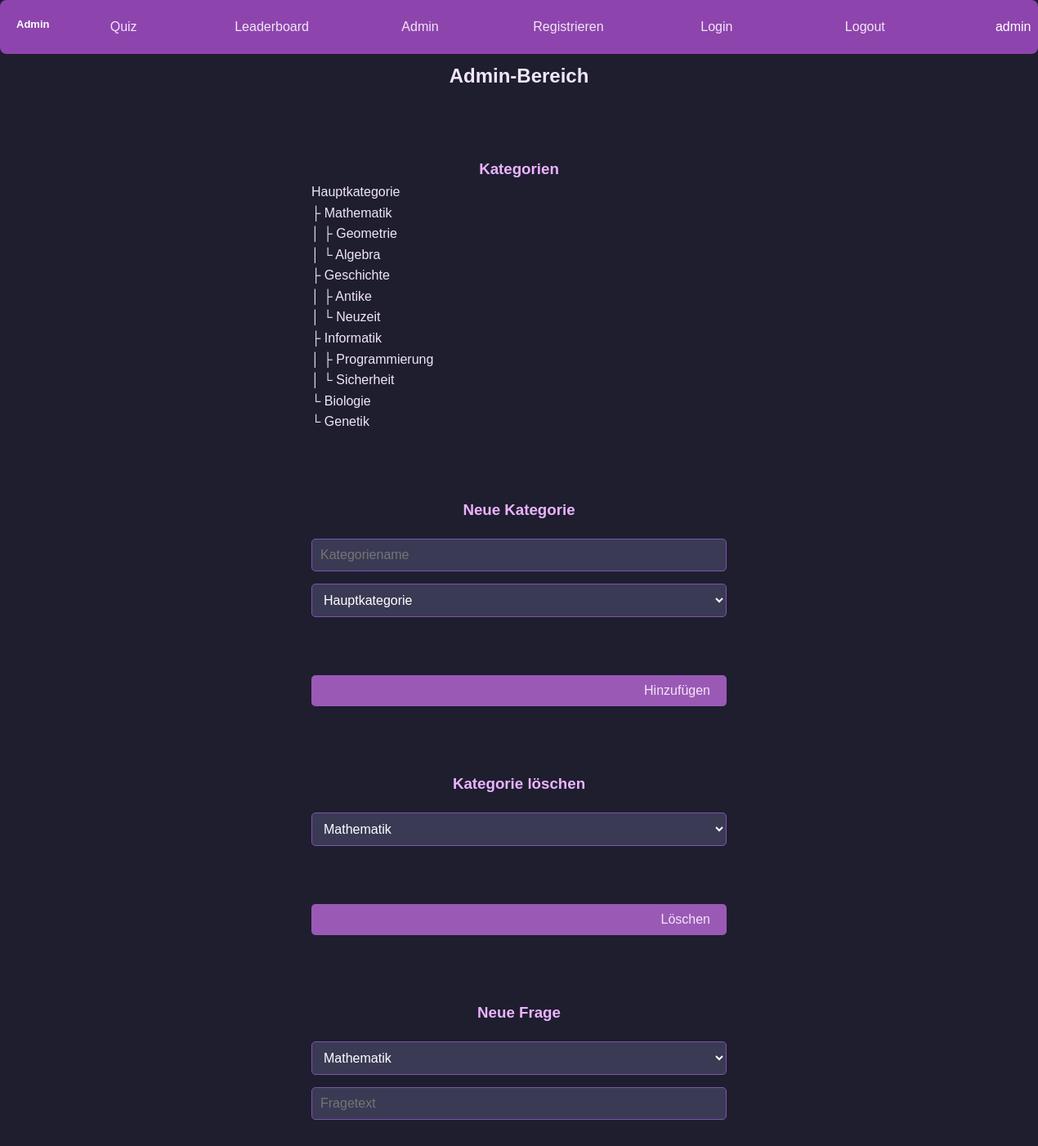
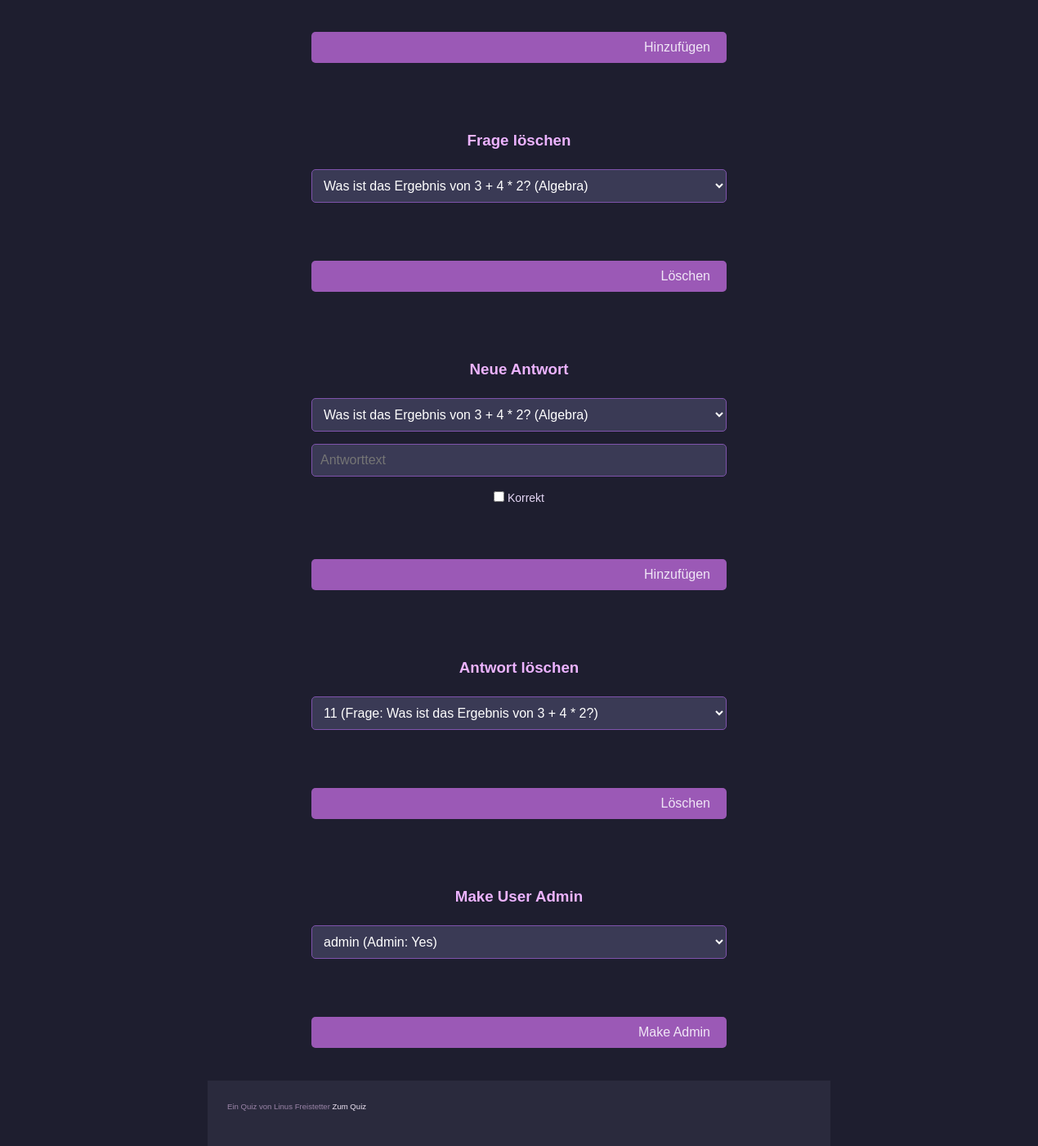
Screenshot of /admin.php (signed in) with the database file from the repository (2 pictures, top to bottom).
### tables this page shows
CREATE TABLE category
(
    id        INT AUTO_INCREMENT PRIMARY KEY,
    name      VARCHAR(255) NOT NULL UNIQUE,
    parent_id INT DEFAULT NULL,
    FOREIGN KEY (parent_id) REFERENCES category (id) ON DELETE SET NULL
);

### admin.php (the view, shortened to what this page needs)
<?php
require 'db.php';
?>
<head>
    <link rel='stylesheet' href='style.css'>
</head>
<body>
<header>
    <h2>Admin</h2>
    <nav>
        <ul>
            <li><a href="quiz.php">Quiz</a></li>
            <li><a href="leaderboard.php">Leaderboard</a></li>
            <li><a href="admin.php">Admin</a></li>
            <li><a href="register.php">Registrieren</a></li>
            <li><a href="login.php">Login</a></li>
            <li><a href="logout.php">Logout</a></li>
            <li><?php
                if (isset($_SESSION['user_id'])) {
                    echo(htmlspecialchars($_SESSION['username']));
                } else {
                    echo "Nicht angemeldet!";
                } ?></li>
        </ul>
    </nav>
</header>
<?php
$categories = $pdo->query("SELECT * FROM category")->fetchAll();
$categories_usable = $pdo->query("SELECT * FROM category WHERE parent_id IS NOT NULL")->fetchAll();
$questions = $pdo->query("SELECT q.id, q.text, c.name FROM question q JOIN category c ON q.category_id = c.id")->fetchAll();
$answers = $pdo->query("SELECT a.id, a.text, q.text AS question FROM answer a JOIN question q ON a.question_id = q.id")->fetchAll();
$users = $pdo->query("SELECT id, username, is_admin FROM user")->fetchAll();
function getCategories($parent_id = null, $prefix = "")
{
    global $pdo;
    $stmt = $pdo->prepare("SELECT id, name FROM category WHERE parent_id " . (is_null($parent_id) ? "IS NULL" : "= :parent_id") . " ORDER BY id ASC");
    if (!is_null($parent_id)) {
        $stmt->bindParam(':parent_id', $parent_id, PDO::PARAM_INT);
    }
    $stmt->execute();
    $categories = $stmt->fetchAll(PDO::FETCH_ASSOC);
    $count = count($categories);
    foreach ($categories as $index => $category) {
        $isLast = ($index === $count - 1);
        echo sprintf("%s%s%s<br>", $prefix, $isLast ? ($parent_id != null ? " └ " : "") : "   ├ ", $category['name']);
        getCategories($category['id'], $prefix . ($isLast ? "   " : "│  "));
    }
}
?>
<link rel="stylesheet" href="style.css">
<h2>Admin-Bereich</h2>
<div class="admin-section">
    <h3>Kategorien</h3>
    <?php getCategories(); ?>
</div>
<div class="admin-section">
    <h3>Neue Kategorie</h3>
    <form method="post">
        <input type="text" name="category_name" placeholder="Kategoriename" required>
        <select name="parent_id">
            <?php foreach ($categories as $cat) {
                echo "<option value='{$cat['id']}'>{$cat['name']}</option>";
            } ?>
        </select>
        <button type="submit" name="new_category">Hinzufügen</button>
    </form>
</div>
<div class="admin-section">
    <h3>Kategorie löschen</h3>
    <form method="post">
        <select name="category_id" required>
            <?php foreach ($categories_usable as $cat) {
                echo "<option value='{$cat['id']}'>{$cat['name']}</option>";
            } ?>
        </select>
        <button type="submit" name="delete_category">Löschen</button>
    </form>
</div>
<div class="admin-section">
    <h3>Neue Frage</h3>
    <form method="post">
        <select name="category_id" required>
            <?php foreach ($categories_usable as $cat) {
                echo "<option value='{$cat['id']}'>{$cat['name']}</option>";
            } ?>
        </select>
        <input type="text" name="question_text" placeholder="Fragetext" required>
        <button type="submit" name="new_question">Hinzufügen</button>
    </form>
</div>
<div class="admin-section">
    <h3>Frage löschen</h3>
    <form method="post">
        <select name="question_id" required>
            <?php foreach ($questions as $q) {
                echo "<option value='{$q['id']}'>{$q['text']} ({$q['name']})</option>";
            } ?>
        </select>
        <button type="submit" name="delete_question">Löschen</button>
    </form>
</div>
<div class="admin-section">
    <h3>Neue Antwort</h3>
    <form method="post">
        <select name="question_id" required>
            <?php foreach ($questions as $q) {
                echo "<option value='{$q['id']}'>{$q['text']} ({$q['name']})</option>";
            } ?>
        </select>
        <input type="text" name="answer_text" placeholder="Antworttext" required>
        <label><input type="checkbox" name="is_correct"> Korrekt</label>
        <button type="submit" name="new_answer">Hinzufügen</button>
    </form>
</div>
<div class="admin-section">
    <h3>Antwort löschen</h3>
    <form method="post">
        <select name="answer_id" required>
            <?php foreach ($answers as $a) {
                echo "<option value='{$a['id']}'>{$a['text']} (Frage: {$a['question']})</option>";
            } ?>
        </select>
        <button type="submit" name="delete_answer">Löschen</button>
    </form>
</div>
<div class="admin-section">
    <h3>Make User Admin</h3>
    <form method="post">
        <select name="user_id" required>
            <?php foreach ($users as $user) {
                echo "<option value='{$user['id']}'>{$user['username']} (Admin: " . ($user['is_admin'] ? 'Yes' : 'No') . ")</option>";
            } ?>
        </select>
        <button type="submit" name="make_admin">Make Admin</button>
    </form>
</div>
<footer>
    Ein Quiz von Linus Freistetter
    <a href="quiz.php">Zum Quiz</a>
</footer>
</body>

### style.css (style rules this page uses)
* { margin: 0; padding: 0; box-sizing: border-box; }
body { display: flex; font-family: 'Arial', sans-serif; background-color: #1e1e2f; color: #f0e6f6; line-height: 1.6; justify-content: center; flex-wrap: wrap; padding-left: 20vw; padding-right: 20vw; }
nav, ul { width: 100vw; }
ul { display: grid; justify-content: right; grid-template-columns: 1fr 1fr 1fr 1fr 1fr 1fr 1fr; }
li { list-style: none; margin: 0 10px; }
h2, .c-question { width: 100vw; text-align: center; }
header h2 { width: auto; font-size: small; }
.admin-section { margin-top: 10vh; width: 40vw; }
.admin-section button, a { width: 100vw; text-align: right; margin-top: 7vh; color: #f0e6f6; text-decoration: none; }
header { text-align: center; padding: 20px; background-color: #8e44ad; color: white; border-radius: 1vh; display: flex; flex-wrap: nowrap; width: 100vw; margin-bottom: 1vh; }
button { background-color: #9b59b6; color: white; padding: 10px 20px; border: none; border-radius: 5px; cursor: pointer; font-size: 16px; transition: background-color 0.3s; }
form { margin-top: 20px; display: flex; flex-wrap: wrap; justify-content: center; }
h3 { text-align: center; color: #ecb3ff; }
label { display: block; margin-bottom: 8px; font-size: 14px; color: #e4d6f4; }
input[type="text"], input[type="password"], input[type="email"], textarea, select { width: 100%; padding: 10px; border-radius: 5px; border: 1px solid #7f53ac; margin-bottom: 15px; font-size: 16px; color: #fff; background-color: #3a3a55; }
footer { width: 100vw; height: 10vh; padding: 3vh; background-color: #2a2a3d; text-align: left; margin-top: 5vh; color: #9b85a8; font-size: 1.2vh; }

### rows the page displays
category: name "Hauptkategorie"
category: parent_id "├", name "Mathematik"
category: prefix "│", parent_id "├", name "Geometrie"
category: prefix "│", parent_id "└", name "Algebra"
category: parent_id "├", name "Geschichte"
category: prefix "│", parent_id "├", name "Antike"
category: prefix "│", parent_id "└", name "Neuzeit"
category: parent_id "├", name "Informatik"
category: prefix "│", parent_id "├", name "Programmierung"
category: prefix "│", parent_id "└", name "Sicherheit"
category: parent_id "└", name "Biologie"
category: parent "└", name "Genetik"

### other values shown
$_SESSION['username'] "admin"
form field parent_id "Hauptkategorie"
form field category_id "Mathematik"
form field question_id "Was ist das Ergebnis von 3 + 4 * 2? (Algebra)"
form field answer_id "11 (Frage: Was ist das Ergebnis von 3 + 4 * 2?)"
form field user_id "admin (Admin: Yes)"
